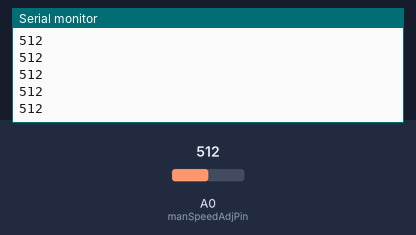
A sketch run on a simulated Arduino Uno, built with avr-gcc and run on an emulated ATmega328P. Shown: the last lines printed to the serial monitor. Inputs (shaded band) come from the test bench; at power-on: A0 (manSpeedAdjPin) = 512.

Above: at 1.2 s.
1.3 s: A0 (manSpeedAdjPin) set to 716
At 1.31 s:
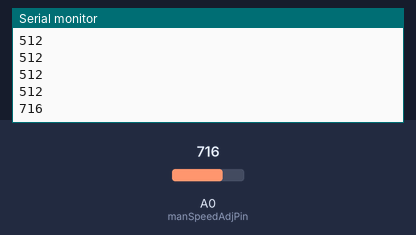
2.8 s: A0 (manSpeedAdjPin) set to 900
At 2.81 s:
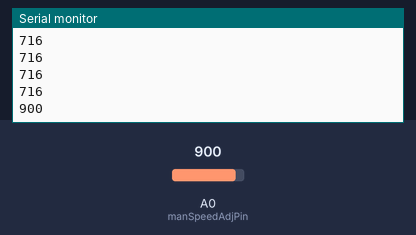
Timing chart, 0 to 5.8 s (numbered marks = the images above; inputs shaded):
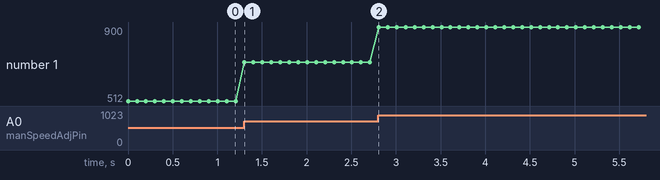

The sketch:

manual_speed_control.ino
```cpp
// Manual speed control test

const int manSpeedAdjPin = 14;


void setup() {
  pinMode(manSpeedAdjPin, INPUT);
  Serial.begin(115200);
}

void loop() {
  int controlVal = analogRead(manSpeedAdjPin);
  Serial.println(controlVal);
  delay(100);
}
```

Measured:
- after the input at 1.3 s, the serial monitor: prints a new line at once (image 1)
- after the input at 2.8 s, the serial monitor: prints a new line at once (image 2)
- plotted number 1: 512 → 716 after the input at 1.3 s, 716 → 900 after the input at 2.8 s
